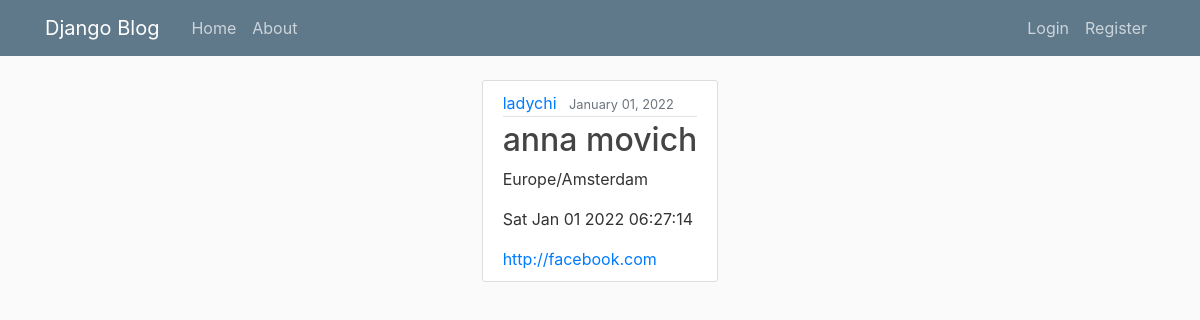
The app's page /post/4/ with its own data.
### blog/models.py (models this page shows, shortened)
class Post(models.Model):
    title = models.CharField(max_length=100)
    content = models.CharField(max_length=255)
    date_posted = models.DateTimeField(default=timezone.now)
    author = models.ForeignKey(User, on_delete=models.CASCADE)
    socialmedia = models.URLField(default='',max_length=255)

### blog/views.py (the view)
# urls.py: path('post/<int:pk>/', PostDetailView.as_view(), name='post-detail'),
class PostDetailView(DetailView):
    model = Post

### blog/templates/blog/post_detail.html (shortened to what this page needs)
{% extends "blog/base.html" %}
{% block content %}
    <article class="media content-section">
        <div class="media-body">
        <div class="article-metadata">
            <a class="mr-2" href="#">{{ object.author }}</a>
            <small class="text-muted">{{ object.date_posted|date:"F d, Y" }}</small>
        </div>
        <h2 class="article-title">{{ object.title }}</h2>
        <p class="article-content" id="tz-{{pk}}">{{ object.content }}</p>
        <p id="card-{{pk}}"></p>
        <a href="{{object.socialmedia}}">{{object.socialmedia}}</a>
        </div>
    </article>
{% endblock content %}

### blog/static/blog/main.css (style rules this page uses)
body { background: #fafafa; color: #333333; margin-top: 5rem; }
h1, h2, h3, h4, h5, h6 { color: #444444; }
.content-section { background: #ffffff; padding: 10px 20px; border: 1px solid #dddddd; border-radius: 3px; margin-bottom: 20px; }
.article-title { color: #444444; }
.article-content { white-space: pre-line; }
.article-metadata { padding-bottom: 1px; margin-bottom: 4px; border-bottom: 1px solid #e3e3e3 }

### records on screen
Post: author "ladychi", date_posted "January 01, 2022", title "anna movich", content "Europe/Amsterdam", socialmedia "http://facebook.com"
